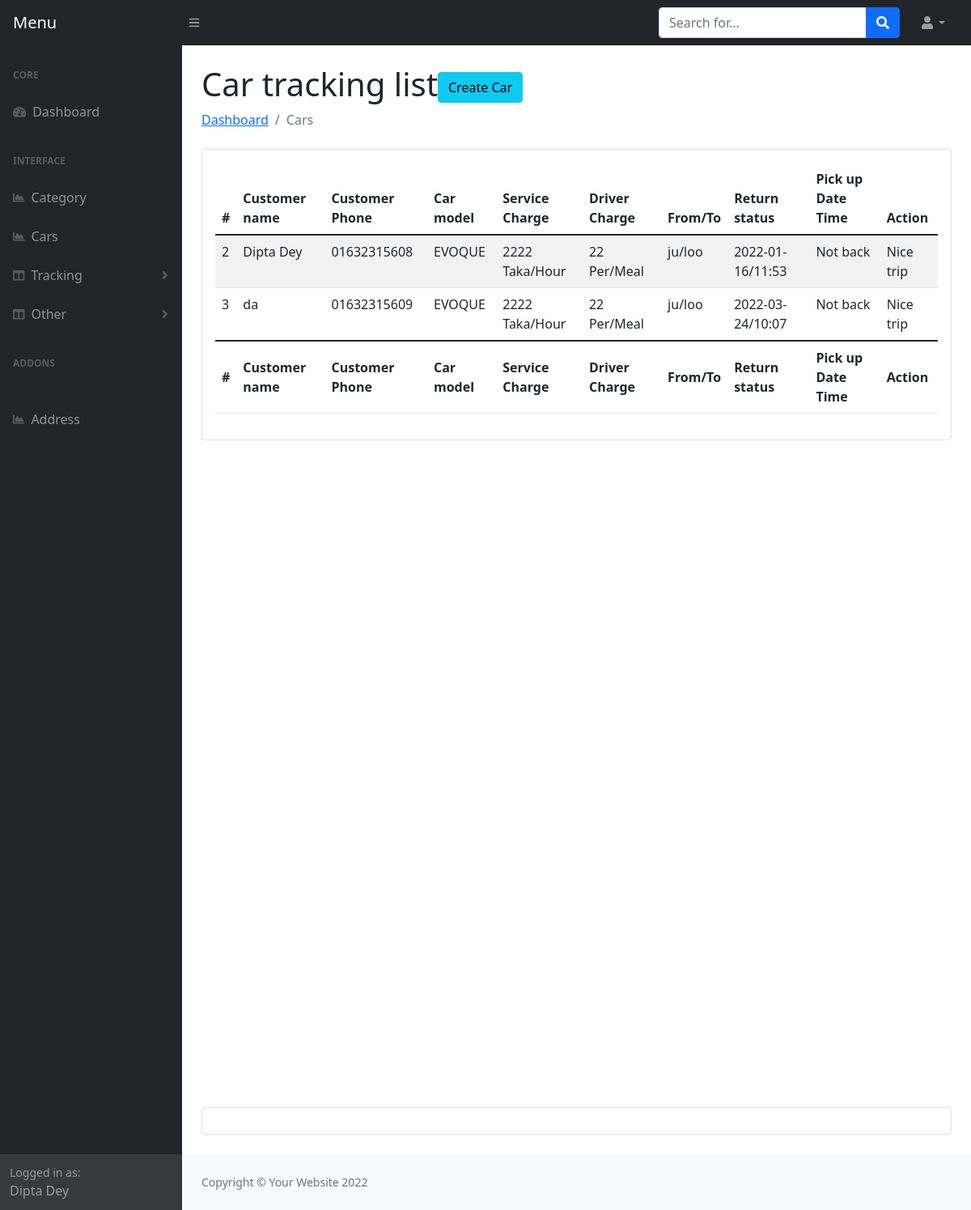
Before: /admin/last-rent.php (signed in) with the older database file.
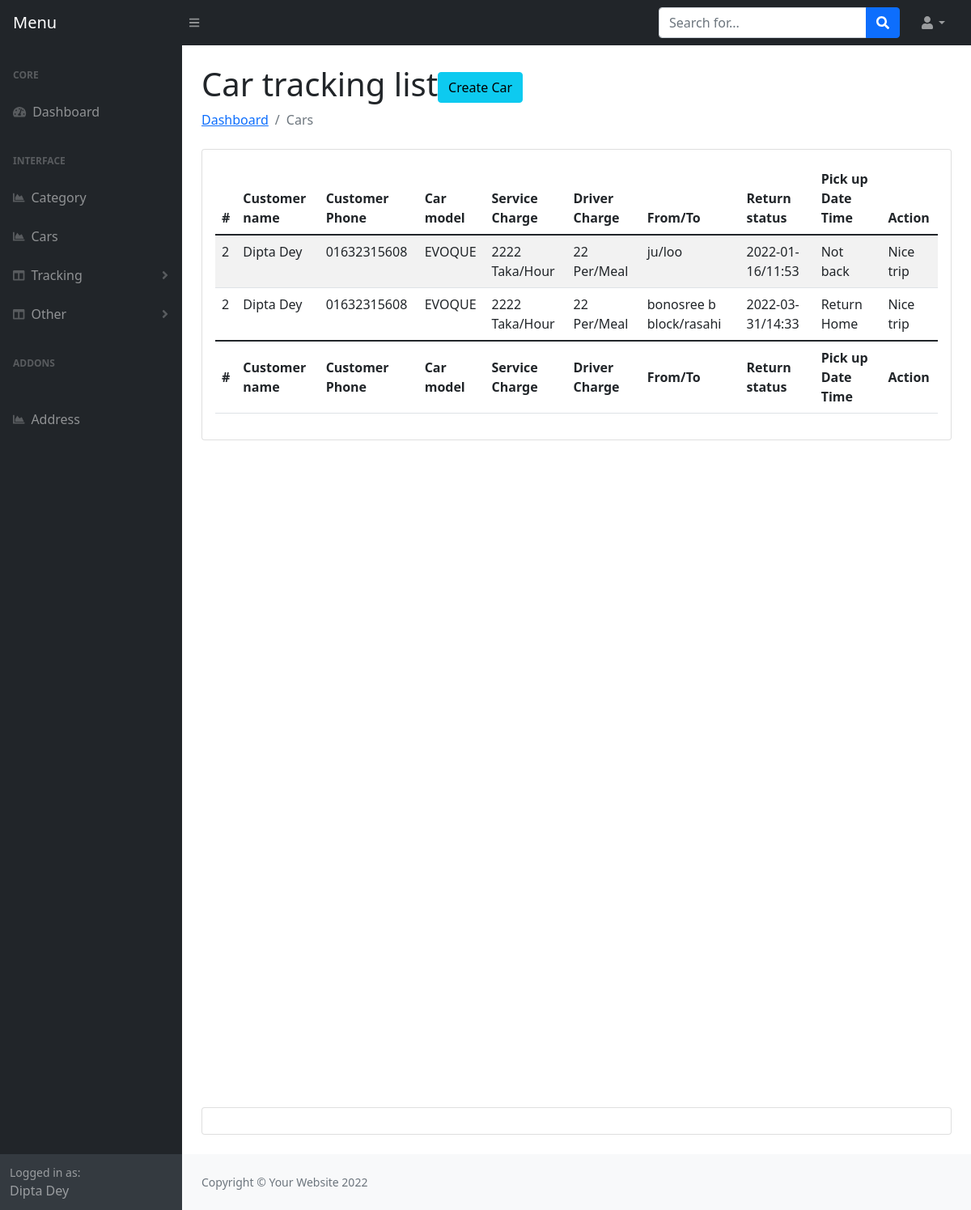
After: the same page with the newer database file.
### tables this page shows
CREATE TABLE `orders` (
  `Oid` int(11) NOT NULL,
  `car_id` int(11) NOT NULL,
  `user_id` int(11) NOT NULL,
  `pickup_location` text NOT NULL,
  `dropup_location` text NOT NULL,
  `date` varchar(191) NOT NULL,
  `time` varchar(191) NOT NULL,
  `trip_loop` tinyint(4) NOT NULL,
  `status` tinyint(4) NOT NULL,
  `created_at` timestamp NOT NULL DEFAULT current_timestamp()
);

CREATE TABLE `users` (
  `id` int(11) NOT NULL,
  `name` varchar(155) NOT NULL,
  `email` varchar(155) NOT NULL,
  `phone` varchar(100) NOT NULL,
  `address` text NOT NULL,
  `password` varchar(150) NOT NULL,
  `national_id` int(11) NOT NULL,
  `image` varchar(155) NOT NULL,
  `otp` int(11) DEFAULT NULL,
  `auth_check` int(11) NOT NULL DEFAULT 0,
  `flag` tinyint(4) NOT NULL,
  `created_at` timestamp NOT NULL DEFAULT current_timestamp()
);

CREATE TABLE `cars` (
  `id` int(11) NOT NULL,
  `cat_id` int(11) NOT NULL,
  `name` varchar(200) NOT NULL,
  `model` varchar(200) NOT NULL,
  `mileage` varchar(200) NOT NULL,
  `seats` int(11) NOT NULL,
  `fuel` varchar(200) NOT NULL,
  `service_charge` varchar(200) NOT NULL,
  `driver_food_charge` varchar(200) NOT NULL,
  `description` text NOT NULL,
  `image` varchar(155) NOT NULL,
  `transmission` varchar(155) NOT NULL DEFAULT 'Manual',
  `airconditions` tinytext NOT NULL,
  `child_seat` tinytext NOT NULL,
  `gps` tinyint(4) NOT NULL,
  `luggage` tinytext NOT NULL,
  `music` tinytext NOT NULL,
  `seat_belt` tinyint(4) NOT NULL,
  `sleeping_bed` tinyint(4) NOT NULL,
  `water` tinyint(4) NOT NULL,
  `bluetooth` tinyint(4) NOT NULL,
  `onboard_computer` tinyint(4) NOT NULL,
  `audio_input` tinyint(4) NOT NULL,
  `long_term_trips` tinyint(4) NOT NULL,
  `car_kit` tinyint(4) NOT NULL,
  `remote_central_locking` tinyint(4) NOT NULL,
  `climate_control` tinyint(4) NOT NULL,
  `flag` tinyint(4) NOT NULL,
  `created_at` timestamp NOT NULL DEFAULT current_timestamp()
);

### admin/last-rent.php (the view, shortened to what this page needs)
<?php include 'header.php'; ?>
<main>
    <div class="container-fluid px-4">
        <h1 class="mt-4">Car tracking list<a class="btn btn-info" href="createcar.php">Create Car</a></h1>
        <ol class="breadcrumb mb-4">
            <li class="breadcrumb-item"><a href="index.php">Dashboard</a></li>
            <li class="breadcrumb-item active">Cars</li>
        </ol>
        <div class="card mb-4">
            <div class="card-body">
                <table class="table table-striped" id="datatablesSimple">
                    <thead>
                        <tr>
                            <th>#</th>
                            <th>Customer name</th>
                            <th>Customer Phone</th>
                            <th>Car model</th>
                            <th>Service Charge</th>
                            <th>Driver Charge</th>
                            <th>From/To</th>
                            <th>Return status</th>
                            <th>Pick up Date Time</th>
                            <th>Action</th>
                        </tr>
                    </thead>
                    <tfoot>
                        <tr>
                            <th>#</th>
                            <th>Customer name</th>
                            <th>Customer Phone</th>
                            <th>Car model</th>
                            <th>Service Charge</th>
                            <th>Driver Charge</th>
                            <th>From/To</th>
                            <th>Return status</th>
                            <th>Pick up Date Time</th>
                            <th>Action</th>
                        </tr>
                    </tfoot>
                    <tbody>
                        <?php
                        $query = "SELECT * FROM orders LEFT JOIN cars ON cars.id = orders.car_id LEFT JOIN users ON users.id = orders.user_id where orders.status=2 Order By orders.Oid asc";
                        $result = $con->query($query);
                        if ($result->num_rows > 0) {
                            foreach ($result as $key => $value) {
                        ?>
                                <tr>
                                    <td><?php echo $value['id']; ?></td>
                                    <td><?php echo $value['name']; ?></td>
                                    <td><?php echo $value['phone']; ?></td>
                                    <td><?php echo $value['model']; ?></td>
                                    <td><?php echo $value['service_charge']; ?> Taka/Hour</td>
                                    <td><?php echo $value['driver_food_charge']; ?> Per/Meal</td>
                                    <td><?php echo $value['pickup_location']; ?>/<?php echo $value['dropup_location']; ?></td>
                                    <td><?php echo $value['date']; ?>/<?php echo $value['time']; ?></td>
                                    <td>
                                        <?php
                                        if ($value['trip_loop'] == 0) {
                                            echo "Not back";
                                        } elseif ($value['trip_loop'] == 1) {
                                            echo "Return Home";
                                        } else {
                                        }
                                        ?>
                                    </td>
                                    <td>
                                        <?php
                                        if ($value['status'] == 0) {
                                            echo "Pending";
                                        } elseif ($value['status'] == 1) {
                                            echo "running";
                                        } else {
                                            echo "Nice trip";
                                        }
                                        ?>
                                    </td>
                                </tr>
                        <?php }
                        } ?>
                    </tbody>
                </table>
            </div>
        </div>
        <div style="height: 100vh"></div>
        <div class="card mb-4">
            <div class="card-body"></div>
        </div>
    </div>
</main>
<?php include 'footer.php'; ?>

Changed rows visible on the page:
no longer on this page (row edited): orders: user "3", user.name "da", user.phone "01632315609", car.model "EVOQUE", car.service_charge "2222", car.driver_food_charge "22", pickup_location "ju", dropup_location "loo", date "2022-03-24", time "10:07", trip_loop "Not back", status "Nice trip"
now on this page (row edited): orders: user "2", user.name "Dipta Dey", user.phone "01632315608", car.model "EVOQUE", car.service_charge "2222", car.driver_food_charge "22", pickup_location "bonosree b block", dropup_location "rasahi", date "2022-03-31", time "14:33", trip_loop "Return Home", status "Nice trip"
